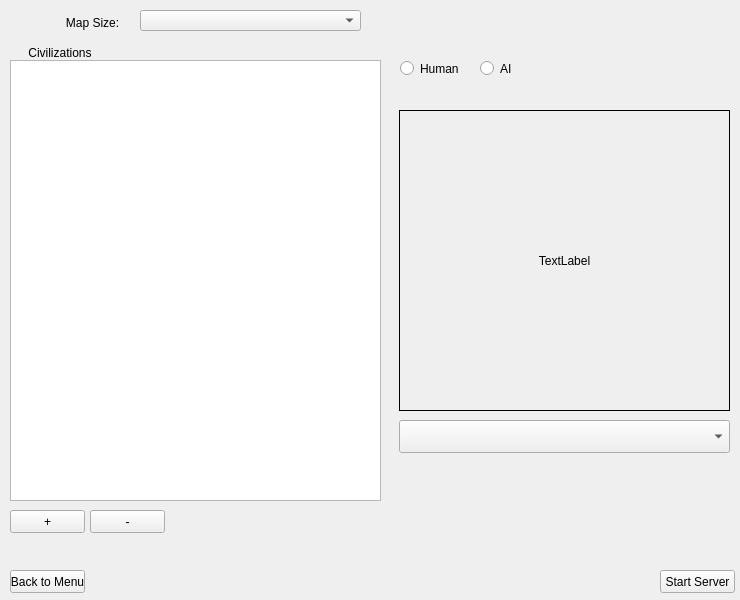
<?xml version="1.0" encoding="UTF-8"?>
<ui version="4.0">
 <class>ServerOptions</class>
 <widget class="QWidget" name="ServerOptions">
  <property name="geometry">
   <rect>
    <x>0</x>
    <y>0</y>
    <width>740</width>
    <height>600</height>
   </rect>
  </property>
  <property name="windowTitle">
   <string>Form</string>
  </property>
  <widget class="QComboBox" name="mapSelect">
   <property name="geometry">
    <rect>
     <x>140</x>
     <y>10</y>
     <width>221</width>
     <height>21</height>
    </rect>
   </property>
  </widget>
  <widget class="QPushButton" name="startServer">
   <property name="geometry">
    <rect>
     <x>660</x>
     <y>570</y>
     <width>75</width>
     <height>23</height>
    </rect>
   </property>
   <property name="text">
    <string>Start Server</string>
   </property>
  </widget>
  <widget class="QPushButton" name="backToMenu">
   <property name="geometry">
    <rect>
     <x>10</x>
     <y>570</y>
     <width>75</width>
     <height>23</height>
    </rect>
   </property>
   <property name="text">
    <string>Back to Menu</string>
   </property>
  </widget>
  <widget class="QLabel" name="mapLabel">
   <property name="geometry">
    <rect>
     <x>50</x>
     <y>10</y>
     <width>85</width>
     <height>25</height>
    </rect>
   </property>
   <property name="sizePolicy">
    <sizepolicy hsizetype="Preferred" vsizetype="Preferred">
     <horstretch>0</horstretch>
     <verstretch>0</verstretch>
    </sizepolicy>
   </property>
   <property name="text">
    <string>Map Size:</string>
   </property>
   <property name="alignment">
    <set>Qt::AlignCenter</set>
   </property>
  </widget>
  <widget class="QListWidget" name="civList">
   <property name="geometry">
    <rect>
     <x>10</x>
     <y>60</y>
     <width>371</width>
     <height>441</height>
    </rect>
   </property>
  </widget>
  <widget class="QLabel" name="civLabel">
   <property name="geometry">
    <rect>
     <x>10</x>
     <y>40</y>
     <width>100</width>
     <height>25</height>
    </rect>
   </property>
   <property name="sizePolicy">
    <sizepolicy hsizetype="Preferred" vsizetype="Preferred">
     <horstretch>0</horstretch>
     <verstretch>0</verstretch>
    </sizepolicy>
   </property>
   <property name="text">
    <string>Civilizations</string>
   </property>
   <property name="alignment">
    <set>Qt::AlignCenter</set>
   </property>
  </widget>
  <widget class="QComboBox" name="civSelect">
   <property name="geometry">
    <rect>
     <x>399</x>
     <y>420</y>
     <width>331</width>
     <height>33</height>
    </rect>
   </property>
   <property name="autoFillBackground">
    <bool>false</bool>
   </property>
   <property name="maxVisibleItems">
    <number>4</number>
   </property>
   <property name="iconSize">
    <size>
     <width>32</width>
     <height>32</height>
    </size>
   </property>
  </widget>
  <widget class="QLabel" name="leaderPortrait">
   <property name="geometry">
    <rect>
     <x>399</x>
     <y>110</y>
     <width>331</width>
     <height>301</height>
    </rect>
   </property>
   <property name="minimumSize">
    <size>
     <width>331</width>
     <height>301</height>
    </size>
   </property>
   <property name="maximumSize">
    <size>
     <width>331</width>
     <height>301</height>
    </size>
   </property>
   <property name="frameShape">
    <enum>QFrame::Box</enum>
   </property>
   <property name="text">
    <string>TextLabel</string>
   </property>
   <property name="scaledContents">
    <bool>false</bool>
   </property>
   <property name="alignment">
    <set>Qt::AlignCenter</set>
   </property>
  </widget>
  <widget class="QPushButton" name="addCivPB">
   <property name="geometry">
    <rect>
     <x>10</x>
     <y>510</y>
     <width>75</width>
     <height>23</height>
    </rect>
   </property>
   <property name="text">
    <string>+</string>
   </property>
  </widget>
  <widget class="QPushButton" name="removeCivPB">
   <property name="geometry">
    <rect>
     <x>90</x>
     <y>510</y>
     <width>75</width>
     <height>23</height>
    </rect>
   </property>
   <property name="text">
    <string>-</string>
   </property>
  </widget>
  <widget class="QRadioButton" name="humanRB">
   <property name="geometry">
    <rect>
     <x>400</x>
     <y>60</y>
     <width>82</width>
     <height>17</height>
    </rect>
   </property>
   <property name="text">
    <string>Human</string>
   </property>
  </widget>
  <widget class="QRadioButton" name="aiRB">
   <property name="geometry">
    <rect>
     <x>480</x>
     <y>60</y>
     <width>82</width>
     <height>17</height>
    </rect>
   </property>
   <property name="text">
    <string>AI</string>
   </property>
  </widget>
 </widget>
 <resources/>
 <connections/>
</ui>
